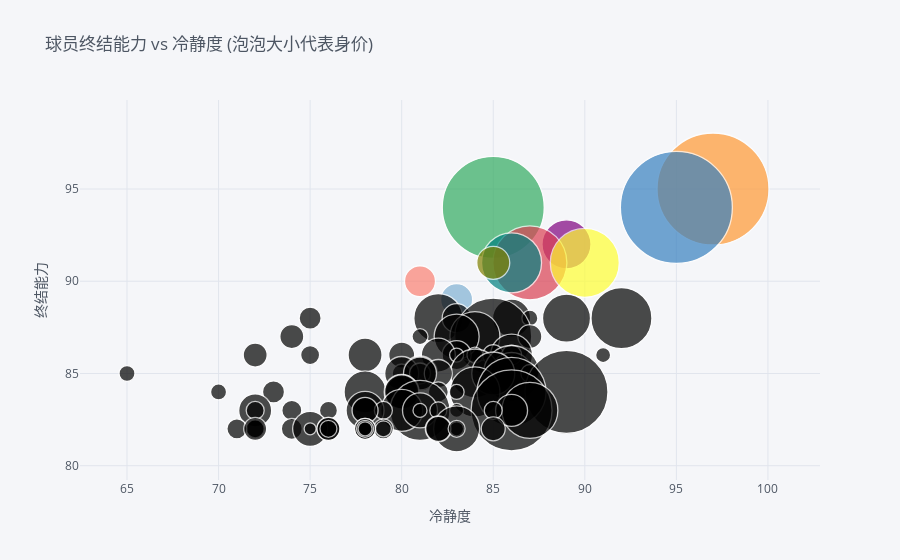

Notebook code for this chart:
### Code cell
df_.iplot( kind='bubble', x='Composure', y ='Finishing', mode='markers', 
           xTitle='冷静度', yTitle='终结能力', 
           text='Name', title='球员终结能力 vs 冷静度 (泡泡大小代表身价)', size='Wage')

### Figure 1 — Plotly figure (JSON) as saved in the notebook; plotly's stock layout.template omitted (floating-point values rounded to 4 significant figures)
{"data": [{"marker": {"color": ["rgb(255, 153, 51)", "rgb(55, 128, 191)", "rgb(50, 171, 96)", "rgb(128, 0, 128)", "rgb(219, 64, 82)", "rgb(0, 128, 128)", "rgb(255, 255, 51)", "rgb(128, 128, 0)", "rgb(251, 128, 114)", "rgb(128, 177, 211)"], "line": {"width": 1.3}, "size": [112, 112, 102, 49, 74, 60, 69, 33, 31, 32, 61, 38, 48, 49, 29, 16, 22, 77, 50, 45, 24, 24, 16, 15, 42, 29, 21, 34, 34, 19, 20, 14, 16, 26, 24, 49, 35, 42, 56, 19, 34, 43, 18, 21, 28, 33, 16, 83, 50, 69, 42, 32, 35, 22, 16, 15, 34, 20, 81, 56, 60, 32, 42, 25, 14, 38, 35, 18, 18, 18, 26, 33, 20, 17, 18, 14, 46, 20, 24, 20, 21, 18, 20, 35, 26, 12, 14, 21, 25, 17, 21, 20, 23, 17, 23, 23, 16, 17, 17, 14], "symbol": "circle"}, "mode": "markers", "text": ["L. Messi", "Cristiano Ronaldo", "L. Suárez", "H. Kane", "R. Lewandowski", "G. Higuaín", "S. Agüero", "M. Icardi", "C. Immobile", "E. Džeko", "Neymar", "A. Griezmann", "M. Salah", "R. Lukaku", "Diego Costa", "Jonas", "A. Belotti", "G. Bale", "P. Aubameyang", "T. Müller", "Falcao", "T. Werner", "B. Dost", "Z. Ibrahimović", "Roberto Firmino", "M. Reus", "Iago Aspas", "Gabriel Jesus", "C. Bacca", "Willian José", "M. Kruse", "David Villa", "W. Ben Yedder", "A. Gignac", "A. Milik", "E. Cavani", "D. Mertens", "A. Robben", "Isco", "K. Mbappé", "H. Son", "A. Lacazette", "Aduriz", "M. Balotelli", "J. Vardy", "M. Batshuayi", "M. Gómez", "E. Hazard", "P. Dybala", "A. Sánchez", "S. Mané", "A. Martial", "M. Mandžukić", "F. Smolov", "Rubén Castro", "S. Eto'o", "J. Hernández", "G. Rossi", "K. De Bruyne", "J. Rodríguez", "I. Rakitić", "D. Alli", "Morata", "Q. Promes", "S. Giovinco", "O. Giroud", "D. Sturridge", "M. Gómez", "S. Kalou", "D. Benedetto", "N. Kalinić", "S. Wagner", "L. Alario", "N. Petersen", "M. Boselli", "M. Borriello", "Marco Asensio", "S. Zaza", "K. Gameiro", "A. Kramarić", "A. Correa", "Gerard Moreno", "M. Uth", "Lucas Pérez", "A. Kokorin", "M. Berg", "D. Valeri", "F. Quagliarella", "B. Gomis", "K. Toko-Ekambi", "G. Burgstaller", "B. Yılmaz", "R. Funes Mori", "A. Finnbogason", "Luiz Adriano", "R. Funes Mori", "N. Blandi", "G. Hoarau", "Sergio León", "B. Wright-Phillips"], "type": "scatter", "x": [97, 95, 85, 89, 87, 86, 90, 85, 81, 83, 92, 86, 89, 82, 83, 87, 75, 85, 84, 83, 87, 74, 81, 91, 86, 83, 85, 82, 78, 75, 86, 83, 84, 80, 72, 84, 81, 86, 86, 80, 80, 85, 87, 81, 82, 81, 65, 89, 84, 86, 78, 80, 80, 73, 70, 83, 80, 82, 86, 87, 81, 86, 80, 78, 83, 78, 81, 85, 79, 76, 78, 72, 74, 82, 72, 81, 83, 72, 85, 79, 74, 72, 76, 75, 82, 75, 83, 78, 82, 78, 78, 71, 76, 83, 72, 76, 79, 76, 78, 78], "y": [95, 94, 94, 92, 91, 91, 91, 91, 90, 89, 88, 88, 88, 88, 88, 88, 88, 87, 87, 87, 87, 87, 87, 86, 86, 86, 86, 86, 86, 86, 86, 86, 86, 86, 86, 85, 85, 85, 85, 85, 85, 85, 85, 85, 85, 85, 85, 84, 84, 84, 84, 84, 84, 84, 84, 84, 84, 84, 83, 83, 83, 83, 83, 83, 83, 83, 83, 83, 83, 83, 83, 83, 83, 83, 83, 83, 82, 82, 82, 82, 82, 82, 82, 82, 82, 82, 82, 82, 82, 82, 82, 82, 82, 82, 82, 82, 82, 82, 82, 82]}], "layout": {"legend": {"bgcolor": "#F5F6F9", "font": {"color": "#4D5663"}}, "paper_bgcolor": "#F5F6F9", "plot_bgcolor": "#F5F6F9", "title": {"font": {"color": "#4D5663"}, "text": "球员终结能力 vs 冷静度 (泡泡大小代表身价)"}, "xaxis": {"gridcolor": "#E1E5ED", "showgrid": true, "tickfont": {"color": "#4D5663"}, "title": {"font": {"color": "#4D5663"}, "text": "冷静度"}, "zerolinecolor": "#E1E5ED"}, "yaxis": {"gridcolor": "#E1E5ED", "showgrid": true, "tickfont": {"color": "#4D5663"}, "title": {"font": {"color": "#4D5663"}, "text": "终结能力"}, "zerolinecolor": "#E1E5ED"}}}
